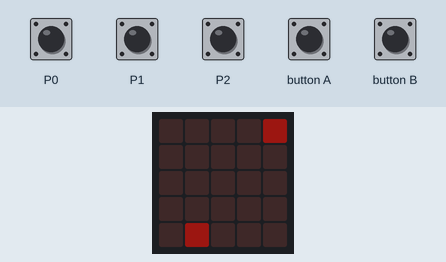
Simulated run of this program. Board: BBC micro:bit running MicroPython. Shown: the board's 5×5 LED display. The inputs (shaded band) are chosen by the test bench. Dim RGB values are drawn brighter than linear; random numbers come from a fixed seed.

Above: at 5.0 s.
5.1 s: button A pressed for 0.15 s
At 7.5 s:
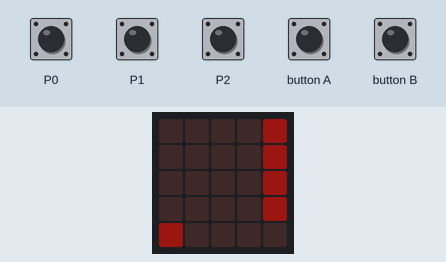
8.2 s: touch pin P0 pressed for 0.15 s
At 8.34 s:
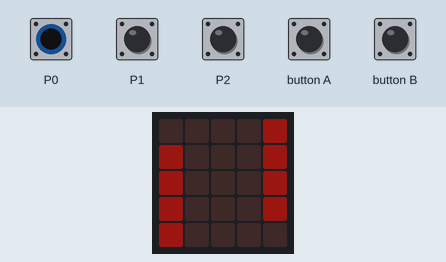
9.9 s: touch pin P1 pressed for 1 s
At 10.7 s:
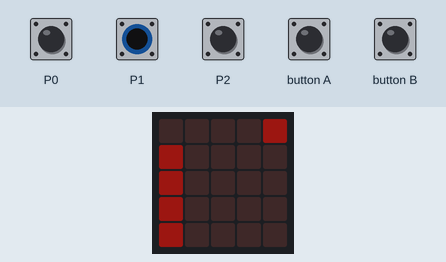
12.4 s: button B pressed for 0.15 s
At 12.9 s:
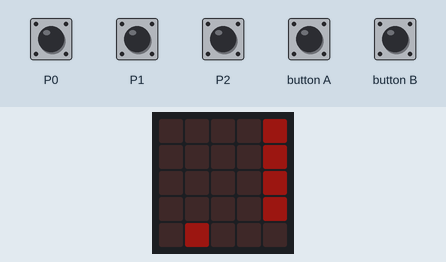
15.5 s: touch pin P2 pressed for 1 s
At 16.4 s:
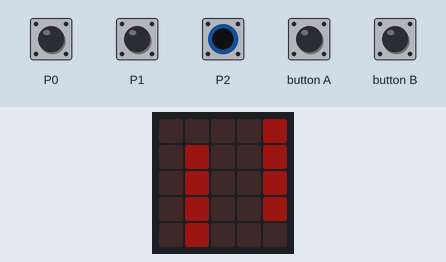
18.1 s: touch pin P1 pressed for 0.15 s
At 18.2 s:
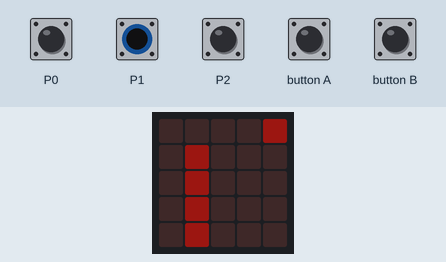
Timing chart, 0 to 20.8 s (numbered marks = the images above; inputs shaded):
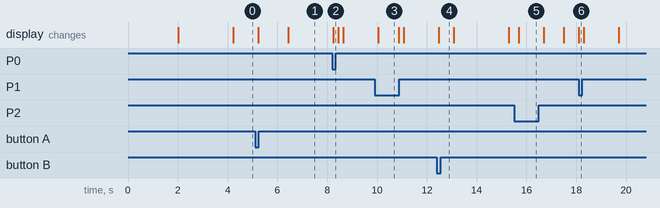

Measured:
- what the display in image 3 shows lasts 0.8 s, from 10.1 s to 10.9 s

The program:

naves.py
```python
import microbit
import random

lugar = random.randint(0, 4)
enemigo = random.randint(0, 4)
turnos_seguidos = 0
elegir_frase = random.randint(0, 1)
frases_heroicas = ["Mejor muerto que rebelde", "Con honor hasta el FINAL!"]
estado_enemigo = 'esperando'
estado_aliado = 'moviendose'
turnos_haciendo_lo_mismo = 0
contador_enemigos_muertos = 0

def armar_imagen(posicion_del_enemigo, posicion_del_aliado):
    texto = ""
    for posicion_actual in range(5):
        if posicion_actual == posicion_del_enemigo:
            texto = texto + "1"
        else:
            texto = texto + "0"
    for fila in range(3):
        texto = texto + ":"
        for posicion_actual in range(5):
            if (posicion_actual == posicion_del_enemigo and estado_enemigo == 'disparando') \
                or (posicion_actual == posicion_del_aliado and estado_aliado == 'disparando'):
                texto = texto + '1'
            else:
                texto = texto + '0'
    texto = texto + ':'
    for posicion_actual in range(5):
        if posicion_actual == posicion_del_aliado:
            texto = texto + "1"
        else:
            texto = texto + "0"
    return microbit.Image(texto)

while estado_aliado != 'muerto':
    if estado_enemigo == 'muerto':
        estado_enemigo = 'esperando'
        enemigo = random.randint(0,4)
        contador_enemigos_muertos = contador_enemigos_muertos + 1
        turnos_haciendo_lo_mismo = 0

    if microbit.button_b.was_pressed():
        if lugar < 4:
            lugar = lugar + 1
    elif microbit.button_a.was_pressed():
        if lugar > 0:
            lugar = lugar - 1

    if microbit.pin0.is_touched() or microbit.pin1.is_touched() or microbit.pin2.is_touched():
        estado_aliado = 'disparando'
    else:
        estado_aliado = 'moviendose'

    turnos_haciendo_lo_mismo = turnos_haciendo_lo_mismo + 1
    if turnos_haciendo_lo_mismo == 11:
        if estado_enemigo == 'disparando':
            estado_enemigo = 'esperando'
        else:
            estado_enemigo = 'disparando'
        turnos_haciendo_lo_mismo = 0

    if enemigo == lugar and estado_enemigo == 'disparando':
        estado_aliado = 'muerto'

    if estado_aliado == 'disparando' and lugar == enemigo:
        estado_enemigo = 'muerto'

    microbit.display.show(armar_imagen(enemigo, lugar))
    microbit.sleep(200)

while True:
    microbit.display.scroll('Mataste a: {} enemigos'.format(contador_enemigos_muertos))
    microbit.display.scroll(frases_heroicas[elegir_frase])
    microbit.sleep(2000)
```
